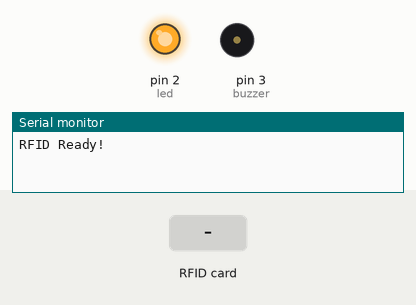
This sketch was run on a simulated Arduino Uno, built with avr-gcc and run on an emulated ATmega328P. Parts: output pins drawn as LEDs (lit = HIGH), buzzer (waves = sounding, pin HIGH), the last lines printed to the serial monitor. The test bench sets the inputs (shaded band). Pins used as bus, display or sensor lines are not drawn.

Above: at 1.2 s.
1.3 s: RFID card 53 D1 77 F5 held to the reader
At 2.5 s:
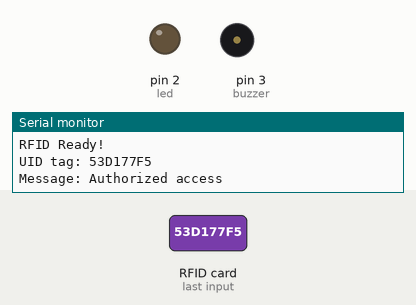
2.9 s: RFID card 5E 7A 19 C4 held to the reader
At 4.45 s:
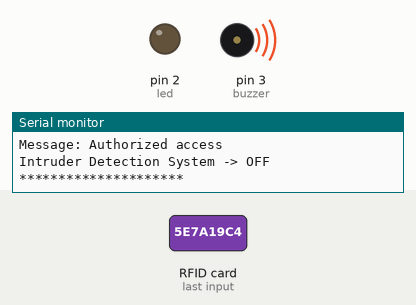
Timing chart, 0 to 6.9 s (numbered marks = the images above; inputs shaded):
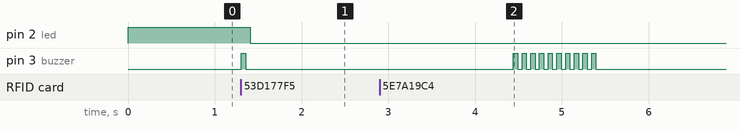

Measured:
- after the input at 1.3 s, pin 2 (led): HIGH → LOW after 0.11 s; pin 3 (buzzer): LOW → HIGH at once, → LOW 0.05 s later
- after the input at 2.9 s, pin 3 (buzzer): alternates HIGH for 0.05 s and LOW for 0.05 s, 20 changes in all, then stays LOW, starting after 1.5 s

The sketch:

access_control.ino
```cpp
#include <SPI.h>
#include <MFRC522.h>

#define SS_PIN 10
#define RST_PIN 9
#define led 2
#define buzzer 3

MFRC522 mfrc522(SS_PIN, RST_PIN);   // Create MFRC522 instance.

bool ledState = HIGH; // Variable to track LED state (LOW = off, HIGH = on)

void setup() {
  Serial.begin(9600);   // Initiate a serial communication
  pinMode(led, OUTPUT);
  pinMode(buzzer, OUTPUT);
  digitalWrite(led, ledState);
  SPI.begin();          // Initiate SPI bus
  mfrc522.PCD_Init();   // Initiate MFRC522
  Serial.println("RFID Ready!");
  Serial.println();
}

void loop(){
  // Look for new cards
  if (!mfrc522.PICC_IsNewCardPresent()){
    return;
  }
  // Select one of the cards
  if (!mfrc522.PICC_ReadCardSerial()) {
    return;
  }
  // Show UID on serial monitor
  Serial.print("UID tag: ");
  String content = "";
  for (byte i = 0; i < mfrc522.uid.size; i++) {
    Serial.print(mfrc522.uid.uidByte[i] < 0x10 ? "0" : "");
    Serial.print(mfrc522.uid.uidByte[i], HEX);
    content.concat(mfrc522.uid.uidByte[i] < 0x10 ? "0" : "");
    content.concat(String(mfrc522.uid.uidByte[i], HEX));
  }
  Serial.println();
  Serial.print("Message: ");
  content.toUpperCase(); // Convert to uppercase (modifies the string in place)

  // Replace with your card's UID
  if(content == "53D177F5"){
    alert(1);
    Serial.println("Authorized access");
    // Toggle LED state
    ledState = !ledState; // Change state: LOW -> HIGH or HIGH -> LOW
    digitalWrite(led, ledState);
    delay(3000);
  } else{
    Serial.print("Access denied.");
    alert(10);
  }

  if(ledState==HIGH){
      Serial.println("Intruder Detection System -> ON");
  }
  else{
    Serial.println("Intruder Detection System -> OFF");
  }
  Serial.println("*********************");
}

// Alert the buzzer
void alert(int n) {
  for (int i = 0; i < n; i++) {
    digitalWrite(buzzer, HIGH);
    delay(50);
    digitalWrite(buzzer, LOW);
    delay(50);
  }
}
```
